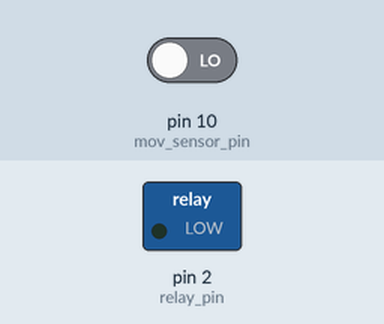
A sketch run on a simulated Arduino Uno, built with avr-gcc and run on an emulated ATmega328P. On the bench: switched loads named in the sketch (green lamp = pin HIGH). The inputs (shaded band) are chosen by the test bench; at power-on: pin 10 (mov_sensor_pin) LOW. The local clock reads 2024-03-15 10:24:30 at power-on unless the sketch sets it; what the sketch prints to the serial monitor is not drawn.

Above: at 1.2 s.
1.3 s: pin 10 (mov_sensor_pin) driven HIGH
At 2.3 s:
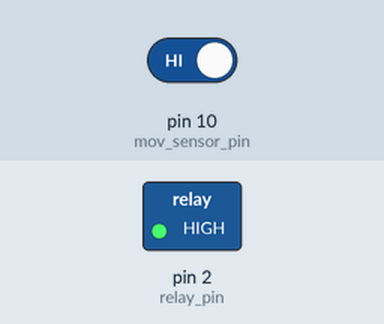
Timing chart, 0 to 4.3 s (numbered marks = the images above; inputs shaded):
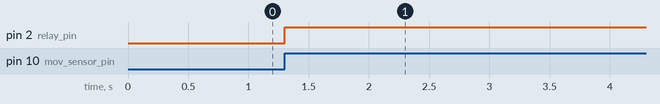

Measured:
- after the input at 1.3 s, pin 2 (relay_pin): LOW → HIGH at once

The sketch:

liga_desliga_hora_e_presenca.ino
```cpp
#include <Wire.h>
#include "RTClib.h"

const int mov_sensor_pin = 10;
const int relay_pin = 2;

RTC_DS1307 rtc;

void setup () {
  Serial.begin(9600);
  pinMode(relay_pin, OUTPUT);
  pinMode(mov_sensor_pin, INPUT);

#ifdef AVR
  Wire.begin();
#else
  Wire1.begin();
#endif
  rtc.begin();
  //rtc.adjust(DateTime(2014, 14, 12, 17, 18, 0));
  if (!rtc.isrunning()) {
    Serial.println("RTC is NOT running!");
  }
}

void loop () {
    DateTime now = rtc.now();
    Serial.println(now.hour());

    if(now.hour() >= 19 && now.hour() <= 23){
        int pirVal = digitalRead(mov_sensor_pin);

        if(pirVal == HIGH){
          digitalWrite(relay_pin, HIGH);
          delay(1800000);
        }else{
          digitalWrite(relay_pin, LOW);
        }
    }else{
      int pirVal = digitalRead(mov_sensor_pin);

      if(pirVal == HIGH){
        digitalWrite(relay_pin, HIGH);
        delay(600000);
      }else{
        digitalWrite(relay_pin, LOW);
      }
    }
}
```
